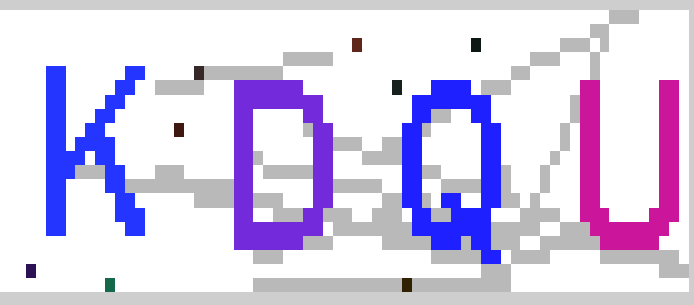
#> input picture utils/PIL_pp/code.png, 694 x 305 px
$ jupyter execute PIL_pp.ipynb
#> lines starting #> are read from the running program, lines starting #| are printed output that depends on the picture; after the words box and inside, x2 and y2 are one past the last pixel; in counts of white or black regions, pixels touching at a corner belong together
[cell 1]
import numpy as np
from PIL import Image
from PIL import ImageFilter
from PIL import ImageEnhance

# Preprocess images using PIL

- Open
- Filter
- Contrast Change
- Grey scale
- Tricks to denoise
- Binarize
- Crop

We can use `PIL` package to preprocess images in order to do some other stuff(?). For example, we have the following image and we want to extract clear character from the images.

[cell 2]
# Open images
img = Image.open('./code.png')
#> img is the input picture: PIL image 694x305 RGBA; mean R, G, B, A 215.3, 206.1, 235.1, 255
img

[cell 3]
# Filter
# There are many filters, like averaging and maximgum filter.
# Each one is used for different purpose.
# Here, we use a median fileter to keep the edge and the details of the imgage
img = img.filter(ImageFilter.MedianFilter(5))
img

[cell 4]
# Contrast Change
# Change paramters 'factor' to change the contrast
# We can increase the contrast to highlight characters in compare to other noise
img = ImageEnhance.Contrast(img).enhance(1.3)#enhance()
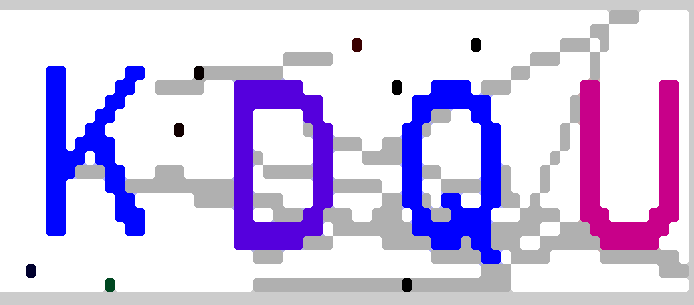
#> img: PIL image 694x305 RGBA; mean R, G, B, A 209.8, 199, 233.1, 255
img

[cell 5]
# Scale change
# We do not care about the color
# change it to grey scale
img = img.convert('L')
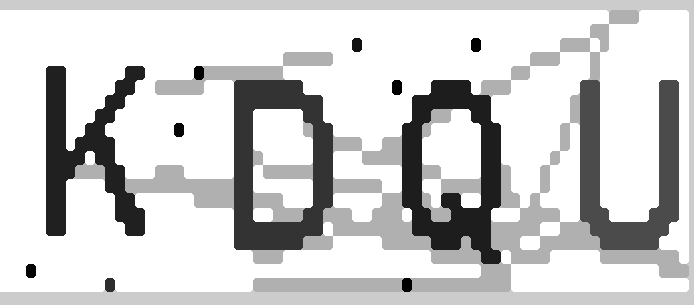
#> img: PIL image 694x305 L; min 0, max 255, mean 206.1
img

[cell 6]
# However as you can seewe still have some unnecessary
# lines in the background
# we need to find a way to remove those lines
# this approach has to be carefully used b
def remove_pixel(img, vrange=(150,220)):
#> called with vrange = (150, 220)
    pixdata = img.load()
    w, h = img.size
#> w = 694; h = 305
    for j in range(h):
        for i in range(w):
            if pixdata[i,j] > vrange[0] and  pixdata[i,j] < vrange[1]:
                pixdata[i,j] = 255

    return img

[cell 7]
img = remove_pixel(img)
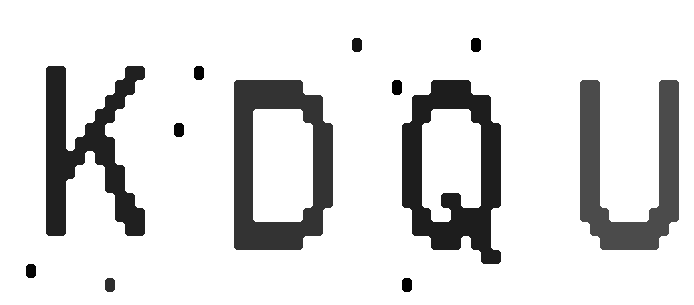
#> img: PIL image 694x305 L; min 0, max 255, mean 221.1
img

This is another way to denoise. For each pixel, we look its surrounding pixels. If it has more than 2 surrounding pixels belong to background, we label as noise. However, it does not work well in this case.

```Python
def denoise(im):
    pixdata = im.load()
    w, h = im.size
    for j in range(1,h-1):
        for i in range(1,w-1):
            count=0
            if pixdata[i,j-1] > 245:
                count = count+1
            if pixdata[i,j+1] > 245:
                count = count+1
            if pixdata[i+1,j] > 245:
                count = count+1
            if pixdata[i-1,j] > 245:
                count = count+1
            if count > 2:
                pixdata[i,j] = 255
    return im
```

[cell 8]
# Binarize
# Now, we can make the characters clearer to see by binarizing.
def binarizing(img, threshold):
#> called with threshold = 200
    pixdata = img.load()
    w, h = img.size
#> w = 694; h = 305
    for j in range(h):
        for i in range(w):
            if pixdata[i,j] < threshold:
                pixdata[i,j] = 0
            else:
                pixdata[i,j] = 255
    return img

[cell 9]
img = binarizing(img, 200)
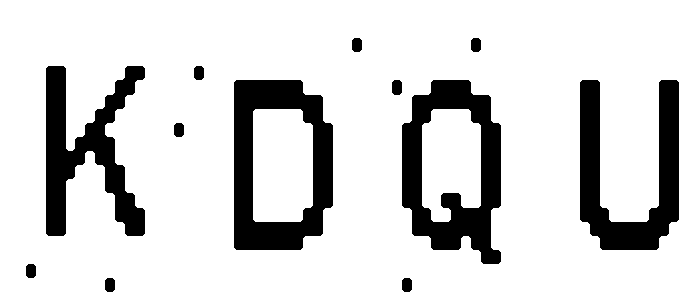
#> img: PIL image 694x305 L; 83.8% white; 12 black regions, largest, box (x1, y1, x2, y2) and area: (234, 80, 333, 250) 8900, (402, 80, 501, 264) 8864, (580, 80, 679, 250) 7866
img

[cell 10]
# Crop
# Then we may need to crop imgages
n = 4
w, h = img.size
#> w = 694; h = 305
imgg_w = w/n
#> imgg_w = 173.5
for i in range(n):
    img.crop((0 + imgg_w * i, 0, imgg_w * (i+1), h)).show()
#> this loop made 4 passes
#> pass 1, `img.crop((0 + imgg_w * i, 0, imgg_w * (i+1), h)).show()`:
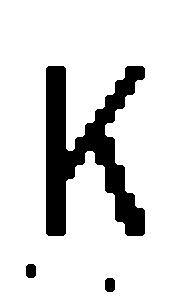
#> shown: PIL image 174x305 L; 85.2% white; 3 black regions, box (x1, y1, x2, y2) and area: (46, 66, 145, 236) 7600, (26, 264, 36, 278) 128, (105, 278, 115, 292) 128
#> pass 2, `img.crop((0 + imgg_w * i, 0, imgg_w * (i+1), h)).show()`:
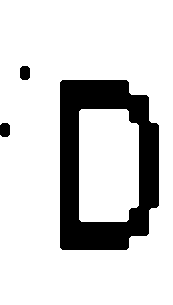
#> shown: PIL image 173x305 L; 82.6% white; 3 black regions, box (x1, y1, x2, y2) and area: (60, 80, 159, 250) 8900, (20, 66, 30, 80) 128, (0, 123, 10, 137) 128

[cell 11]
# Numpy to PIL image
Image.fromarray(np.random.randint(0,255,(30,30)).astype('uint8'))
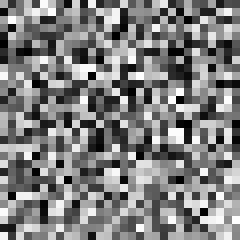
#> Out: PIL image 30x30 L (shown 8 times larger); min 0, max 254, mean 126.6
